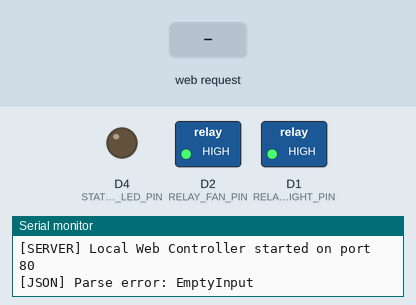
Recording of a sketch running on a simulated ESP8266 (NodeMCU). On the bench: switched loads named in the sketch (green lamp = pin HIGH), output pins drawn as LEDs (lit = HIGH), the last lines printed to the serial monitor. The inputs (shaded band) are chosen by the test bench. WiFi joins after 1.5 s; servers stay silent unless stated; uploads are accepted with an empty reply.

Above: at 4.9 s.
5.0 s: HTTP request GET /fan/on received
At 5.3 s:
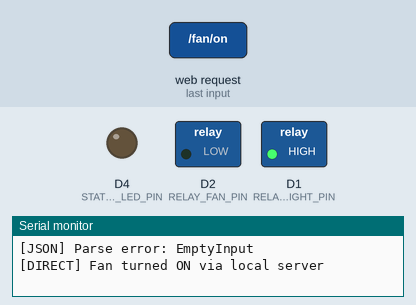
6.5 s: HTTP request GET /light/on received
At 7.7 s:
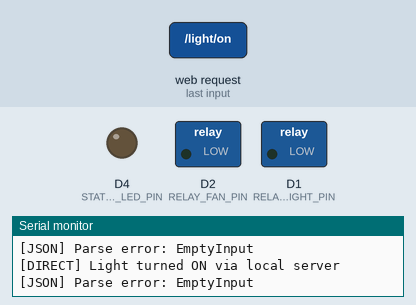
8.0 s: HTTP request GET /fan/off received
At 8.8 s:
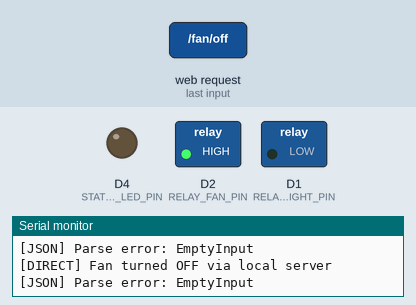
Timing chart, 0 to 11.0 s (numbered marks = the images above; inputs shaded):
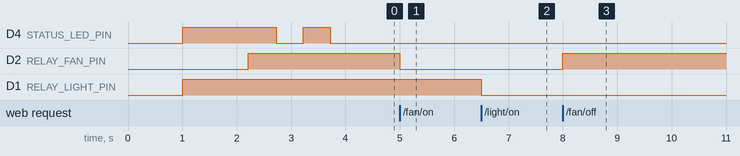

Measured:
- after the input at 5.0 s, D2 (RELAY_FAN_PIN): HIGH → LOW at once
- after the input at 6.5 s, D1 (RELAY_LIGHT_PIN): HIGH → LOW at once
- after the input at 8.0 s, D2 (RELAY_FAN_PIN): LOW → HIGH at once

The sketch:

esp8266_firmware.ino
```cpp
/*
 * ======================================================================================
 * IntelliSpace Smart Campus Automation System — ESP8266 NodeMCU Firmware (v2.2)
 * ======================================================================================
 * Hardware Components:
 *   - ESP8266 NodeMCU (Amica / CP2102 or CH340)
 *   - 2-Channel 5V Relay Module
 *   - Channel 1 Relay -> 5V DC Fan  (Maps to App Device ID: 4 "Exhaust Ventilation Fan")
 *   - Channel 2 Relay -> 5V LED     (Maps to App Device ID: 1 "Main Ceiling Lights")
 *
 * Cloud Backend:
 *   - Supabase Cloud PostgreSQL REST API (HTTPS)
 *
 * Functionality:
 *   - Polls device states every 1.5s via HTTPS GET
 *   - Direct relay actuation (Active-LOW support)
 *   - Embedded local web server on port 80 for emergency fallback control
 *   - No telemetry pushing (streamlined firmware)
 * ======================================================================================
 */

#include <ESP8266WiFi.h>
#include <ESP8266HTTPClient.h>
#include <WiFiClientSecure.h>
#include <ESP8266WebServer.h>
#include <ArduinoJson.h>

// ======================================================================================
// 1. Wi-Fi Configuration
// ======================================================================================
const char* WIFI_SSID     = "Intellispace";
const char* WIFI_PASSWORD = "Intel@dyics2024";

// ======================================================================================
// 2. Supabase Cloud Configuration
// ======================================================================================
const char* SUPABASE_HOST = "xuwsvnhirrkxktcveovp.supabase.co";
const char* SUPABASE_KEY  = "sb_publishable_DKDalHd5MGcTaqJK5ptsFQ_8c6RWpUa";

// Endpoints
const String URL_GET_DEVICES = "https://xuwsvnhirrkxktcveovp.supabase.co/rest/v1/devices?select=id,device_name,device_type,power_state&order=id.asc";

// ======================================================================================
// 3. Hardware Pin Definitions (NodeMCU)
// ======================================================================================
#define RELAY_FAN_PIN   D2  // GPIO 4 -> Relay for Fan (Pin D2)
#define RELAY_LIGHT_PIN D1  // GPIO 5 -> Relay Channel 1 (Auxiliary / Light)
#define STATUS_LED_PIN  D4  // GPIO 2 -> Built-in LED on NodeMCU

// Set to true for Active-LOW relays (Songle 5V blue relay modules trigger on LOW)
const bool RELAY_ACTIVE_LOW = true;

// State tracking
bool isFanOn   = false;
bool isLightOn = false;
bool isInitialSyncDone = false;
unsigned long lastDevicePollTime = 0;

const unsigned long DEVICE_POLL_INTERVAL = 1500;  // Poll cloud device states every 1.5 seconds

// Embedded local web server on port 80 (allows direct browser control too!)
ESP8266WebServer localServer(80);

// ======================================================================================
// RELAY CONTROLLER
// ======================================================================================
void applyRelayState(int pin, bool turnOn) {
  pinMode(pin, OUTPUT);
  if (RELAY_ACTIVE_LOW) {
    digitalWrite(pin, turnOn ? LOW : HIGH);
  } else {
    digitalWrite(pin, turnOn ? HIGH : LOW);
  }
}

// ======================================================================================
// LOCAL WEB SERVER HANDLERS (Direct IP Control Fallback)
// ======================================================================================
void handleRoot() {
  String html = "<!DOCTYPE html><html><head><meta name='viewport' content='width=device-width,initial-scale=1'>";
  html += "<title>IntelliSpace Hardware Node</title>";
  html += "<style>body{font-family:sans-serif;text-align:center;background:#0f172a;color:#fff;padding:20px;}";
  html += ".btn{display:inline-block;padding:16px 32px;font-size:18px;margin:12px;border-radius:12px;text-decoration:none;font-weight:bold;}";
  html += ".on{background:#10b981;color:#fff;} .off{background:#ef4444;color:#fff;}";
  html += ".card{background:#1e293b;padding:20px;border-radius:16px;max-width:400px;margin:20px auto;}</style></head><body>";
  html += "<h2>⚡ IntelliSpace Hardware Controller</h2>";
  html += "<div class='card'><h3>🌀 Exhaust Fan: " + String(isFanOn ? "<span style='color:#10b981'>ON</span>" : "<span style='color:#ef4444'>OFF</span>") + "</h3>";
  html += "<a class='btn on' href='/fan/on'>TURN FAN ON</a><a class='btn off' href='/fan/off'>TURN FAN OFF</a></div>";
  html += "<div class='card'><h3>💡 Ceiling Lights: " + String(isLightOn ? "<span style='color:#10b981'>ON</span>" : "<span style='color:#ef4444'>OFF</span>") + "</h3>";
  html += "<a class='btn on' href='/light/on'>TURN LIGHT ON</a><a class='btn off' href='/light/off'>TURN LIGHT OFF</a></div>";
  html += "<p style='color:#94a3b8'>Supabase Cloud Sync: ACTIVE</p></body></html>";
  localServer.send(200, "text/html", html);
}

void handleFanOn() {
  isFanOn = true;
  applyRelayState(RELAY_FAN_PIN, true);
  Serial.println(F("[DIRECT] Fan turned ON via local server"));
  localServer.sendHeader("Location", "/");
  localServer.send(303);
}

void handleFanOff() {
  isFanOn = false;
  applyRelayState(RELAY_FAN_PIN, false);
  Serial.println(F("[DIRECT] Fan turned OFF via local server"));
  localServer.sendHeader("Location", "/");
  localServer.send(303);
}

void handleLightOn() {
  isLightOn = true;
  applyRelayState(RELAY_LIGHT_PIN, true);
  Serial.println(F("[DIRECT] Light turned ON via local server"));
  localServer.sendHeader("Location", "/");
  localServer.send(303);
}

void handleLightOff() {
  isLightOn = false;
  applyRelayState(RELAY_LIGHT_PIN, false);
  Serial.println(F("[DIRECT] Light turned OFF via local server"));
  localServer.sendHeader("Location", "/");
  localServer.send(303);
}

// ======================================================================================
// SETUP
// ======================================================================================
void setup() {
  Serial.begin(115200);
  delay(1000);

  Serial.println();
  Serial.println(F("========================================================="));
  Serial.println(F("   INTELLISPACE SMART CAMPUS — ESP8266 FIRMWARE v2.2    "));
  Serial.println(F("========================================================="));

  // Initialize status LED
  pinMode(STATUS_LED_PIN, OUTPUT);
  digitalWrite(STATUS_LED_PIN, HIGH); // LED off

  // Initialize pins strictly to OFF
  pinMode(RELAY_FAN_PIN, OUTPUT);
  pinMode(RELAY_LIGHT_PIN, OUTPUT);
  applyRelayState(RELAY_FAN_PIN, false);
  applyRelayState(RELAY_LIGHT_PIN, false);

  // -------------------------------------------------------------
  // BOOT SELF-TEST: Confirms Fan relay function physically
  // -------------------------------------------------------------
  Serial.println(F("[HARDWARE TEST] Testing Fan Relay (Pin D2)..."));
  applyRelayState(RELAY_FAN_PIN, true);   // Click Fan ON
  delay(1200);                            // Fan spins for 1.2s
  applyRelayState(RELAY_FAN_PIN, false);  // Click Fan OFF
  Serial.println(F("[HARDWARE TEST] Hardware test complete! Fan on Pin D2 ready."));
  Serial.println(F("---------------------------------------------------------"));

  // Connect to Wi-Fi
  connectWiFi();

  // Setup local web server routes
  localServer.on("/", handleRoot);
  localServer.on("/fan/on", handleFanOn);
  localServer.on("/fan/off", handleFanOff);
  localServer.on("/light/on", handleLightOn);
  localServer.on("/light/off", handleLightOff);
  localServer.begin();
  Serial.println(F("[SERVER] Local Web Controller started on port 80"));
}

// ======================================================================================
// MAIN LOOP
// ======================================================================================
void loop() {
  // Ensure Wi-Fi connection is maintained
  if (WiFi.status() != WL_CONNECTED) {
    connectWiFi();
  }

  // Handle local HTTP requests (browser control)
  localServer.handleClient();

  unsigned long currentMillis = millis();

  // Check device states (Fan / Light) from Supabase Cloud
  if (currentMillis - lastDevicePollTime >= DEVICE_POLL_INTERVAL) {
    lastDevicePollTime = currentMillis;
    pollDeviceStates();
  }
}

// ======================================================================================
// WI-FI CONNECTION HELPER
// ======================================================================================
void connectWiFi() {
  if (WiFi.status() == WL_CONNECTED) return;

  Serial.print(F("[Wi-Fi] Connecting to: "));
  Serial.println(WIFI_SSID);

  WiFi.mode(WIFI_STA);
  WiFi.begin(WIFI_SSID, WIFI_PASSWORD);

  int attempts = 0;
  while (WiFi.status() != WL_CONNECTED && attempts < 25) {
    delay(500);
    Serial.print(F("."));
    digitalWrite(STATUS_LED_PIN, !digitalRead(STATUS_LED_PIN)); // Blink while connecting
    attempts++;
  }

  if (WiFi.status() == WL_CONNECTED) {
    digitalWrite(STATUS_LED_PIN, LOW); // Solid ON when connected
    Serial.println();
    Serial.println(F("[Wi-Fi] Connected successfully!"));
    Serial.print(F("[Wi-Fi] NodeMCU IP Address: http://"));
    Serial.println(WiFi.localIP());
    Serial.print(F("[Wi-Fi] Signal Strength (RSSI): "));
    Serial.print(WiFi.RSSI());
    Serial.println(F(" dBm"));
  } else {
    Serial.println();
    Serial.println(F("[Wi-Fi] Connection failed! Check SSID & Password in lines 26-27."));
  }
}

// ======================================================================================
// CLOUD SYNC: POLL DEVICE STATES (FAN & LIGHT)
// ======================================================================================
void pollDeviceStates() {
  if (WiFi.status() != WL_CONNECTED) return;

  WiFiClientSecure client;
  client.setInsecure(); // Accept Supabase HTTPS SSL certificate
  client.setTimeout(4000);

  HTTPClient https;
  if (!https.begin(client, URL_GET_DEVICES)) {
    Serial.println(F("[HTTP] Failed to initialize connection to Supabase"));
    return;
  }

  https.addHeader("apikey", SUPABASE_KEY);
  https.addHeader("Authorization", String("Bearer ") + SUPABASE_KEY);
  https.addHeader("Accept", "application/json");

  int httpCode = https.GET();

  if (httpCode == HTTP_CODE_OK) {
    String payload = https.getString();

    // Parse JSON array of devices (ArduinoJson v6 & v7 compatible)
#if ARDUINOJSON_VERSION_MAJOR >= 7
    JsonDocument doc;
#else
    DynamicJsonDocument doc(1024);
#endif
    DeserializationError error = deserializeJson(doc, payload);

    if (!error) {
      JsonArray array = doc.as<JsonArray>();

      for (JsonObject device : array) {
        int id = device["id"];
        const char* type = device["device_type"] | "";
        const char* state = device["power_state"] | "OFF";
        bool shouldTurnOn = (strcmp(state, "ON") == 0);

        // Fan Control on Pin D2 (Matches Device 4 or type 'fan')
        if (id == 4 || strcmp(type, "fan") == 0) {
          if (!isInitialSyncDone || isFanOn != shouldTurnOn) {
            isFanOn = shouldTurnOn;
            applyRelayState(RELAY_FAN_PIN, isFanOn);
            Serial.printf("[CLOUD SYNC] Fan on Pin D2: %s\n", isFanOn ? "ON (SPINNING)" : "OFF (STOPPED)");
          }
        }

        // Light Control on Pin D1 (Matches Device 1 or type 'light')
        if (id == 1 || strcmp(type, "light") == 0) {
          if (!isInitialSyncDone || isLightOn != shouldTurnOn) {
            isLightOn = shouldTurnOn;
            applyRelayState(RELAY_LIGHT_PIN, isLightOn);
            Serial.printf("[CLOUD SYNC] Light on Pin D1: %s\n", isLightOn ? "ON" : "OFF");
          }
        }
      }
      isInitialSyncDone = true;
    } else {
      Serial.print(F("[JSON] Parse error: "));
      Serial.println(error.f_str());
    }
  } else {
    Serial.printf("[HTTP] GET devices failed, code: %d\n", httpCode);
  }

  https.end();
}
```
